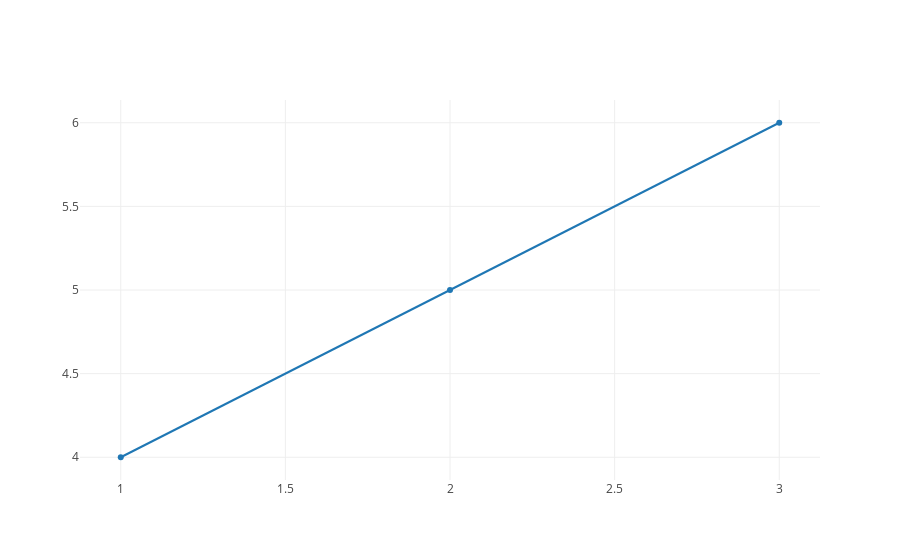

Notebook code for this chart:
### Code cell
# this works! And makes a line! Yay!
# trace = go.Scatter(x=[1,2,3], y=[4,5,6])
# data = [trace]
# layout = go.Layout()
# fig = go.Figure(data=data, layout=layout)
# iplot(fig)

### Figure 1 — Plotly figure (JSON) as saved in the notebook; plotly's stock layout.template omitted (floating-point values rounded to 4 significant figures)
{"data": [{"type": "scatter", "uid": "6bbd9398-2b81-4758-b675-33d5e9a33dbc", "x": [1, 2, 3], "y": [4, 5, 6]}], "layout": {"autosize": true, "xaxis": {"autorange": true, "range": [0.8769, 3.123], "type": "linear"}, "yaxis": {"autorange": true, "range": [3.854, 6.146], "type": "linear"}}}
